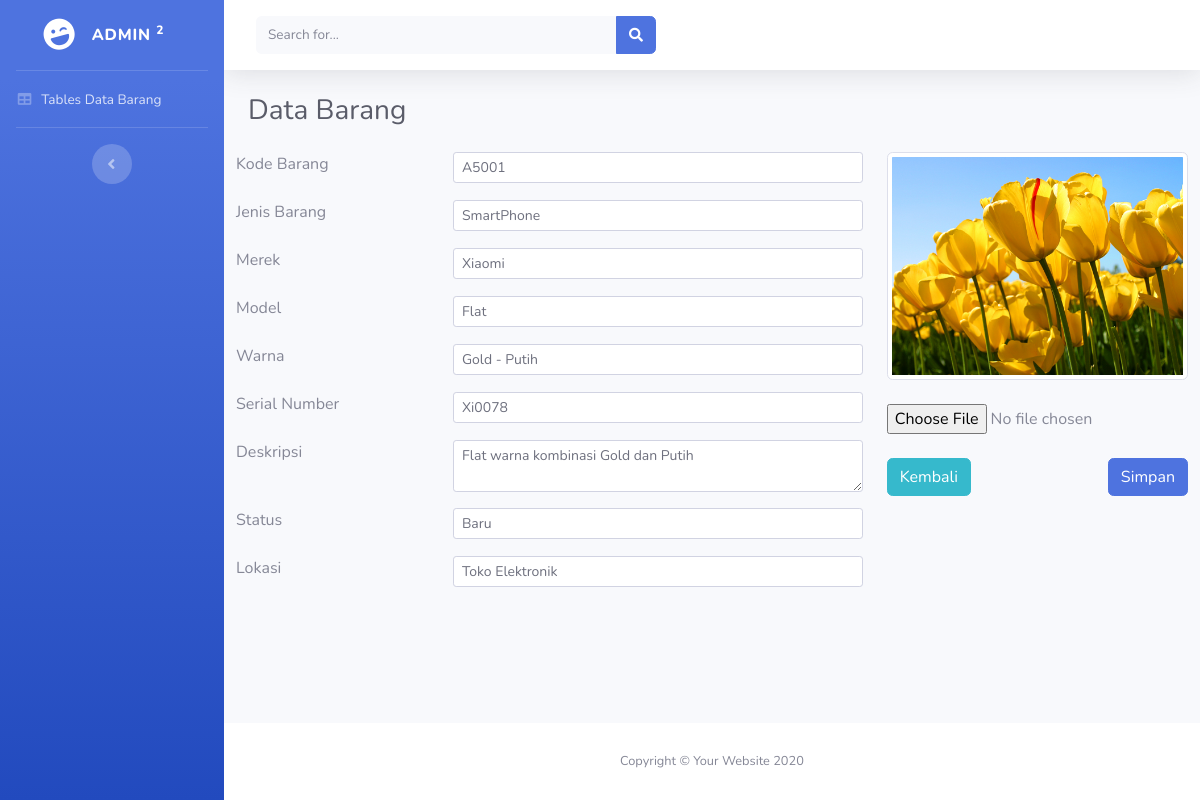
Screenshot of /index.php/admin/edit/1 with the database file from the repository.
### tables this page shows
CREATE TABLE `barang` (
  `id` int(11) NOT NULL,
  `kode` varchar(50) NOT NULL,
  `jenisbrg` varchar(50) NOT NULL,
  `merek` varchar(50) NOT NULL,
  `model` varchar(50) NOT NULL,
  `warna` varchar(50) NOT NULL,
  `serial` varchar(50) NOT NULL,
  `gambar` varchar(50) NOT NULL,
  `deskripsi` varchar(255) NOT NULL,
  `status` varchar(50) NOT NULL,
  `lokasi` varchar(50) NOT NULL
);

### application/helpers/page_template_helper.php (called while the page is built, shortened)
<?php
if (!function_exists('element')) {
    function admin_page($template, $data = null)
    {
        $ci = &get_instance();
        $data['view'] = $ci->load->view($template, $data, true);
    }
}

### application/modules/admin/controllers/Admin.php (called while the page is built, shortened)
<?php
class Admin extends MY_Controller
{
	public function edit()
	{
		$model = $this->admin_model;
		$validation = $this->form_validation;
		$validation->set_rules($model->barang_rules());
		if ($validation->run()) {
			$model->edit();
		} else {
			$id = $this->uri->segment('3');
			$data['barang'] = $this->db->get_where('barang', ['id' => $id])->row();
			admin_page('edit_form', $data);
		}
	}
}

### index.php (called while the page is built, shortened)
<?php
require_once BASEPATH.'core/CodeIgniter.php';

### application/modules/admin/views/edit_form.php (the view, shortened to what this page needs)
<form method="post" action="<?= site_url('admin/edit') ?>" enctype="multipart/form-data">
    <div class="row">
        <div class="col-sm-8">
            <div class="form-group row">
                <label for="kode" class="col-sm-4">Kode Barang</label>
                <div class="col-sm-8">
                    <input type="text" name="kode" id="kode" class="form-control-sm form-control" value="<?= $barang->kode ?>">
                </div>
            </div>
            <div class="form-group row">
                <label for="jenisbrg" class="col-sm-4">Jenis Barang</label>
                <div class="col-sm-8">
                    <input type="text" name="jenisbrg" id="jenisbrg" class="form-control-sm form-control" value="<?= $barang->jenisbrg ?>">
                </div>
            </div>
            <div class="form-group row">
                <label for="merek" class="col-sm-4">Merek</label>
                <div class="col-sm-8">
                    <input type="text" name="merek" id="merek" class="form-control-sm form-control" value="<?= $barang->merek ?>">
                </div>
            </div>
            <div class="form-group row">
                <label for="model" class="col-sm-4">Model</label>
                <div class="col-sm-8">
                    <input type="text" name="model" id="model" class="form-control-sm form-control" value="<?= $barang->model ?>">
                </div>
            </div>
            <div class="form-group row">
                <label for="warna" class="col-sm-4">Warna</label>
                <div class="col-sm-8">
                    <input type="text" name="warna" id="warna" class="form-control-sm form-control" value="<?= $barang->warna ?>">
                </div>
            </div>
            <div class="form-group row">
                <label for="serial" class="col-sm-4">Serial Number</label>
                <div class="col-sm-8">
                    <input type="text" name="serial" id="serial" class="form-control-sm form-control" value="<?= $barang->serial ?>">
                </div>
            </div>
            <div class="form-group row">
                <label for="deskrippsi" class="col-sm-4">Deskripsi</label>
                <div class="col-sm-8">
                    <textarea type="text" name="deskripsi" id="deskripsi" class="form-control-sm form-control"><?= $barang->deskripsi ?></textarea>
                </div>
            </div>
            <div class="form-group row">
                <label for="status" class="col-sm-4">Status</label>
                <div class="col-sm-8">
                    <input type="text" name="status" id="status" class="form-control-sm form-control" value="<?= $barang->status ?>">
                </div>
            </div>
            <div class="form-group row">
                <label for="lokasi" class="col-sm-4">Lokasi</label>
                <div class="col-sm-8">
                    <input type="text" name="lokasi" id="lokasi" class="form-control-sm form-control" value="<?= $barang->lokasi ?>">
                </div>
            </div>
        </div>
        <div class="col-sm-4">
            <div class="form-group">
                <label for="gambar"><img src="<?= base_url('assets/img/barang/') . $barang->gambar ?>" id="output" class="img-thumbnail rounded"></label>
            </div>
            <div class="form-group">
                <div class="custom-file">
                    <input class="" type="file" accept="image/*" onchange="loadFile(event)" id="gambar" name="gambar">
                </div>
            </div>
            <a href="<?= site_url('admin') ?>" class="btn btn-info">Kembali</a>
            <button type="submit" class="btn btn-primary float-right">Simpan</button>
        </div>
    </div>
</form>

### rows the page displays
barang: kode "A5001", jenisbrg "SmartPhone", merek "Xiaomi", model "Flat", warna "Gold - Putih", serial "Xi0078", deskripsi "Flat warna kombinasi Gold dan Putih", status "Baru", lokasi "Toko Elektronik", gambar (picture)
